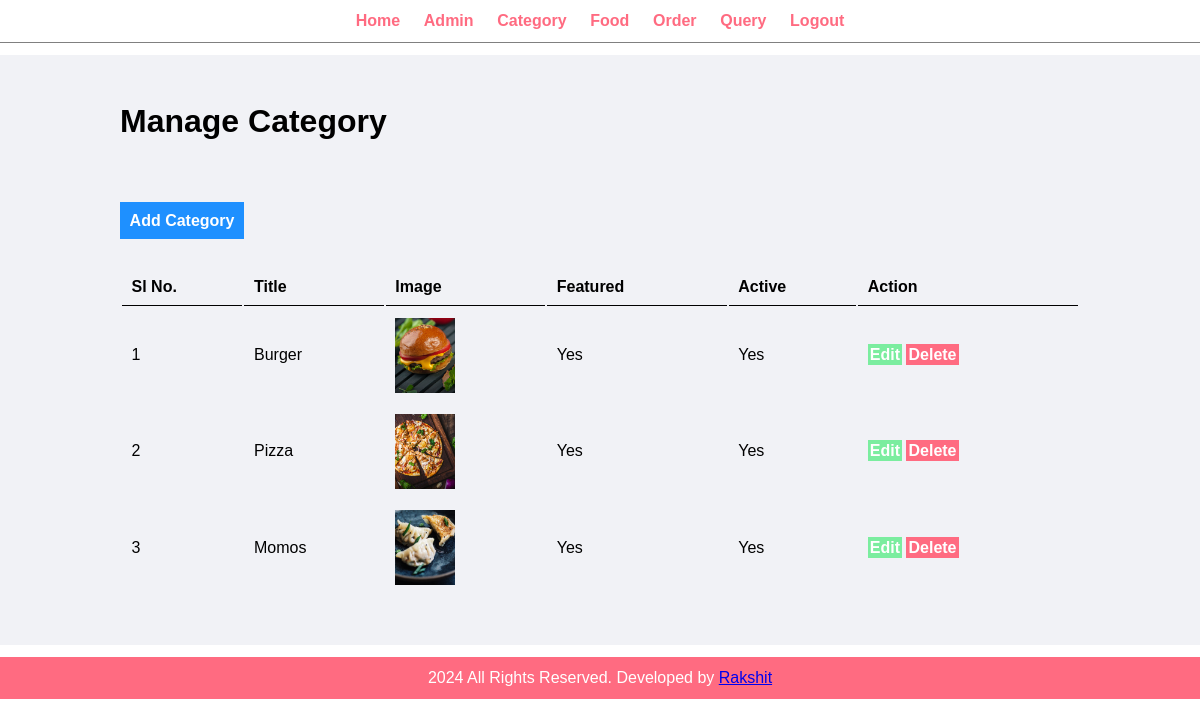
Screenshot of /admin/manage-category.php (signed in) with the database file from the repository.
### tables this page shows
CREATE TABLE `tbl_category` (
  `id` int(10) UNSIGNED NOT NULL,
  `title` varchar(100) NOT NULL,
  `image_name` varchar(255) NOT NULL,
  `featured` varchar(10) NOT NULL,
  `active` varchar(10) NOT NULL
);

### admin/manage-category.php (the view, shortened to what this page needs)
<?php include('snippets/menu.php'); ?>
    <div class="main-content">
        <div class="wrapper">
            <h1>Manage Category</h1>
            <br><br>
            <br><br>
            <a href="<?php echo SITEURL; ?>admin/add-category.php" class="btn-primary">Add Category</a>
            <br><br><br>
            <table class="tbl-full">
                <tr>
                    <th>Sl No.</th>
                    <th>Title</th>
                    <th>Image</th>
                    <th>Featured</th>
                    <th>Active</th>
                    <th>Action</th>
                </tr>
                <?php
                    $sql = "SELECT * FROM tbl_category";
                    $res = mysqli_query($conn, $sql);
                    $count = mysqli_num_rows($res);
                    $sn = 1;
                    if($count>0)
                    {
                        while($row = mysqli_fetch_assoc($res))
                        {
                            $id = $row['id'];
                            $title = $row['title'];
                            $image_name = $row['image_name'];
                            $featured = $row['featured'];
                            $active = $row['active'];
                            ?>
                            <tr>
                                <td><?php echo $sn++ ?></td>
                                <td><?php echo $title ?></td>
                                <td>
                                    <?php
                                        if($image_name!="")
                                        {
                                            ?>
                                            <img src="<?php echo SITEURL; ?>images/category/<?php echo $image_name; ?>" width="60px" alt="<?php echo $image_name; ?>">
                                            <?php
                                        }
                                        else
                                        {
                                            echo "<div class='error'>Image Not Added</div>";
                                        }
                                    ?>
                                </td>
                                <td><?php echo $featured ?></td>
                                <td><?php echo $active ?></td>
                                <td>
                                    <a href="<?php echo SITEURL; ?>admin/update-category.php?id=<?php echo $id; ?>" class="btn-secondary">Edit</a>
                                    <a href="<?php echo SITEURL; ?>admin/delete-category.php?id=<?php echo $id; ?>&image_name=<?php echo $image_name; ?>" class="btn-warning">Delete</a>
                                </td>
                            </tr>
                            <?php
                        }
                    }
                    else
                    {
                        ?>
                        <tr>
                            <td colspan="6"><div class="error">No Category Added.</div></td>
                        </tr>
                        <?php
                    }
                ?>
            </table>
        </div>
    </div>
<?php include('snippets/footer.php'); ?>

### css/admin.css (style rules this page uses)
* { margin: 0; padding: 0; font-family: Arial, Helvetica, sans-serif; }
.wrapper { padding: 1%; width: 80%; margin: 0 auto; }
.tbl-full { width: 100%; }
table tr th { border-bottom: 1px solid black; padding: 1%; text-align: left; }
table tr td { padding: 1%; }
.btn-primary { background-color: #1e90ff; padding: 1%; color: white; text-decoration: none; font-weight: bold; }
.btn-secondary { background-color: #7bed9f; padding: 1%; color: white; text-decoration: none; font-weight: bold; border: none; }
.btn-warning { background-color: #ff6b81; padding: 1%; color: white; text-decoration: none; font-weight: bold; }
.main-content { margin: 1% 0; background-color: #f1f2f6; padding: 3% 0; }

### rows the page displays
tbl_category: title "Burger", image_name (picture), featured "Yes", active "Yes"
tbl_category: title "Pizza", image_name (picture), featured "Yes", active "Yes"
tbl_category: title "Momos", image_name (picture), featured "Yes", active "Yes"
